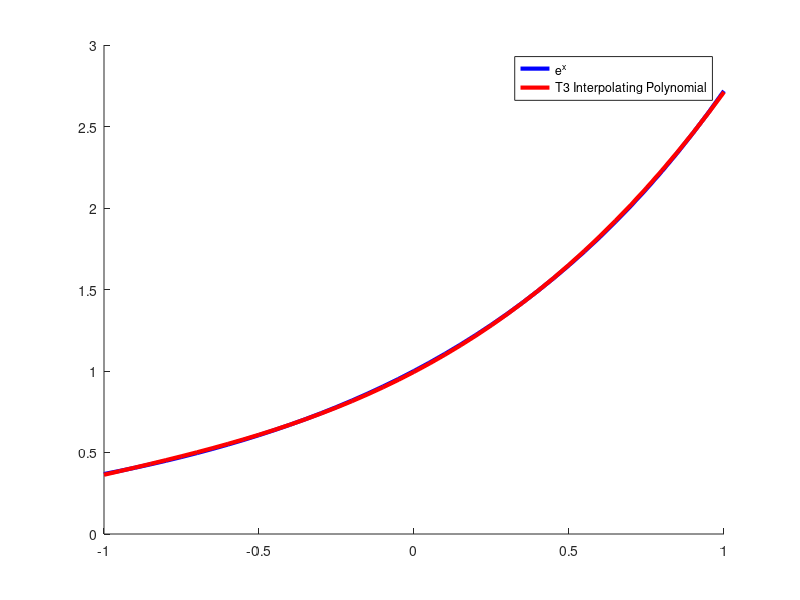

Write the MATLAB code that produced this figure.
function p2

clear all;
close all;
hold on;

P = @(x) 0.17518.*x.^3 + 0.54290.*x.^2 + 0.99893.*x + 0.99462
_X = -1:0.05:1;

f = @(x) e.^x;

plot(_X, f(_X), 'b', 'DisplayName', 'e^x', 'LineWidth', 3 );
plot(_X, P(_X), 'r', 'DisplayName', 'T3 Interpolating Polynomial', 'LineWidth', 3 );
legend('show');

end
